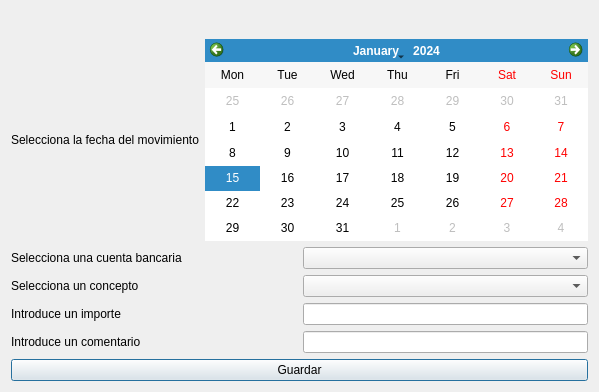
<?xml version="1.0" encoding="UTF-8"?>
<ui version="4.0">
 <class>frmOperCuentas</class>
 <widget class="QDialog" name="frmOperCuentas">
  <property name="windowModality">
   <enum>Qt::WindowModal</enum>
  </property>
  <property name="geometry">
   <rect>
    <x>0</x>
    <y>0</y>
    <width>599</width>
    <height>392</height>
   </rect>
  </property>
  <property name="windowTitle">
   <string>Nuevo movimiento de cuenta</string>
  </property>
  <property name="windowIcon">
   <iconset>
    <normaloff>:/xulpmoney/document-edit.png</normaloff>:/xulpmoney/document-edit.png</iconset>
  </property>
  <property name="modal">
   <bool>true</bool>
  </property>
  <layout class="QVBoxLayout" name="verticalLayout_2">
   <item>
    <layout class="QVBoxLayout" name="verticalLayout">
     <item>
      <widget class="QLabel" name="lblTitulo">
       <property name="font">
        <font>
         <pointsize>14</pointsize>
         <weight>75</weight>
         <bold>true</bold>
        </font>
       </property>
       <property name="styleSheet">
        <string notr="true">color: rgb(0, 128, 0);</string>
       </property>
       <property name="alignment">
        <set>Qt::AlignCenter</set>
       </property>
      </widget>
     </item>
     <item>
      <layout class="QHBoxLayout" name="horizontalLayout_2">
       <item>
        <widget class="QLabel" name="label">
         <property name="text">
          <string>Selecciona la fecha del movimiento</string>
         </property>
        </widget>
       </item>
       <item>
        <widget class="QCalendarWidget" name="calendar">
         <property name="firstDayOfWeek">
          <enum>Qt::Monday</enum>
         </property>
         <property name="verticalHeaderFormat">
          <enum>QCalendarWidget::NoVerticalHeader</enum>
         </property>
        </widget>
       </item>
      </layout>
     </item>
     <item>
      <layout class="QHBoxLayout" name="horizontalLayout_5">
       <item>
        <widget class="QLabel" name="label_5">
         <property name="text">
          <string>Selecciona una cuenta bancaria</string>
         </property>
        </widget>
       </item>
       <item>
        <widget class="QComboBox" name="cmbCuentas"/>
       </item>
      </layout>
     </item>
     <item>
      <layout class="QHBoxLayout" name="horizontalLayout_3">
       <item>
        <widget class="QLabel" name="label_2">
         <property name="text">
          <string>Selecciona un concepto</string>
         </property>
        </widget>
       </item>
       <item>
        <widget class="QComboBox" name="cmbConceptos"/>
       </item>
      </layout>
     </item>
     <item>
      <layout class="QHBoxLayout" name="horizontalLayout">
       <item>
        <widget class="QLabel" name="label_3">
         <property name="text">
          <string>Introduce un importe</string>
         </property>
        </widget>
       </item>
       <item>
        <widget class="myQLineEdit" name="txtImporte">
         <property name="sizePolicy">
          <sizepolicy hsizetype="Minimum" vsizetype="Fixed">
           <horstretch>0</horstretch>
           <verstretch>0</verstretch>
          </sizepolicy>
         </property>
        </widget>
       </item>
      </layout>
     </item>
     <item>
      <layout class="QHBoxLayout" name="horizontalLayout_4">
       <item>
        <widget class="QLabel" name="label_4">
         <property name="text">
          <string>Introduce un comentario</string>
         </property>
        </widget>
       </item>
       <item>
        <widget class="QLineEdit" name="txtComentario">
         <property name="sizePolicy">
          <sizepolicy hsizetype="Minimum" vsizetype="Fixed">
           <horstretch>0</horstretch>
           <verstretch>0</verstretch>
          </sizepolicy>
         </property>
        </widget>
       </item>
      </layout>
     </item>
     <item>
      <widget class="QPushButton" name="cmd">
       <property name="text">
        <string>Guardar</string>
       </property>
      </widget>
     </item>
    </layout>
   </item>
  </layout>
 </widget>
 <customwidgets>
  <customwidget>
   <class>myQLineEdit</class>
   <extends>QLineEdit</extends>
   <header location="global">myqlineedit</header>
  </customwidget>
 </customwidgets>
 <resources>
  <include location="../images/xulpymoney.qrc"/>
 </resources>
 <connections/>
</ui>
